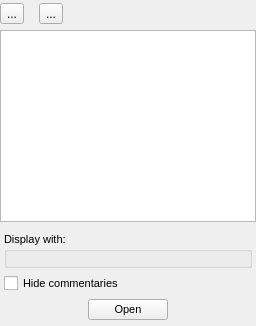
         <widget class="QWidget" name="booksTab">
          <property name="layoutDirection">
           <enum>Qt::LeftToRight</enum>
          </property>
          <attribute name="icon">
           <iconset resource="Orayta.qrc">
            <normaloff>:/Icons/bookcase.png</normaloff>:/Icons/bookcase.png</iconset>
          </attribute>
          <attribute name="title">
           <string>Books</string>
          </attribute>
          <layout class="QHBoxLayout" name="horizontalLayout_4">
           <property name="leftMargin">
            <number>0</number>
           </property>
           <property name="topMargin">
            <number>3</number>
           </property>
           <property name="rightMargin">
            <number>0</number>
           </property>
           <property name="bottomMargin">
            <number>0</number>
           </property>
           <item>
            <layout class="QVBoxLayout" name="verticalLayout" stretch="0,0,0">
             <property name="rightMargin">
              <number>0</number>
             </property>
             <item>
              <layout class="QHBoxLayout" name="horizontalLayout_2">
               <property name="spacing">
                <number>15</number>
               </property>
               <item>
                <widget class="QToolButton" name="addAllToSearchButton">
                 <property name="toolTip">
                  <string>Add all books to search</string>
                 </property>
                 <property name="text">
                  <string>...</string>
                 </property>
                 <property name="icon">
                  <iconset resource="Orayta.qrc">
                   <normaloff>:/Icons/doublegreenv.png</normaloff>:/Icons/doublegreenv.png</iconset>
                 </property>
                </widget>
               </item>
               <item>
                <widget class="QToolButton" name="removeAllFromSearchButton">
                 <property name="toolTip">
                  <string>Remove all books from search</string>
                 </property>
                 <property name="text">
                  <string>...</string>
                 </property>
                 <property name="icon">
                  <iconset resource="Orayta.qrc">
                   <normaloff>:/Icons/doublegreyv.png</normaloff>:/Icons/doublegreyv.png</iconset>
                 </property>
                </widget>
               </item>
               <item>
                <spacer name="horizontalSpacer_4">
                 <property name="orientation">
                  <enum>Qt::Horizontal</enum>
                 </property>
                 <property name="sizeHint" stdset="0">
                  <size>
                   <width>40</width>
                   <height>20</height>
                  </size>
                 </property>
                </spacer>
               </item>
              </layout>
             </item>
             <item>
              <widget class="QTreeWidget" name="treeWidget">
               <property name="sizePolicy">
                <sizepolicy hsizetype="Expanding" vsizetype="Expanding">
                 <horstretch>0</horstretch>
                 <verstretch>0</verstretch>
                </sizepolicy>
               </property>
               <property name="contextMenuPolicy">
                <enum>Qt::CustomContextMenu</enum>
               </property>
               <property name="layoutDirection">
                <enum>Qt::LeftToRight</enum>
               </property>
               <property name="autoFillBackground">
                <bool>false</bool>
               </property>
               <property name="frameShape">
                <enum>QFrame::StyledPanel</enum>
               </property>
               <property name="frameShadow">
                <enum>QFrame::Plain</enum>
               </property>
               <property name="horizontalScrollBarPolicy">
                <enum>Qt::ScrollBarAsNeeded</enum>
               </property>
               <property name="alternatingRowColors">
                <bool>false</bool>
               </property>
               <property name="rootIsDecorated">
                <bool>true</bool>
               </property>
               <property name="allColumnsShowFocus">
                <bool>false</bool>
               </property>
               <property name="columnCount">
                <number>1</number>
               </property>
               <attribute name="headerVisible">
                <bool>false</bool>
               </attribute>
               <attribute name="headerStretchLastSection">
                <bool>false</bool>
               </attribute>
               <column>
                <property name="text">
                 <string notr="true">1</string>
                </property>
               </column>
              </widget>
             </item>
             <item>
              <widget class="QFrame" name="mixedGroup">
               <property name="font">
                <font>
                 <pointsize>8</pointsize>
                </font>
               </property>
               <property name="layoutDirection">
                <enum>Qt::LeftToRight</enum>
               </property>
               <property name="frameShape">
                <enum>QFrame::NoFrame</enum>
               </property>
               <property name="frameShadow">
                <enum>QFrame::Plain</enum>
               </property>
               <layout class="QVBoxLayout" name="verticalLayout_8">
                <property name="leftMargin">
                 <number>4</number>
                </property>
                <property name="topMargin">
                 <number>4</number>
                </property>
                <property name="rightMargin">
                 <number>4</number>
                </property>
                <property name="bottomMargin">
                 <number>6</number>
                </property>
                <item>
                 <widget class="QGroupBox" name="mixedFrame">
                  <property name="layoutDirection">
                   <enum>Qt::LeftToRight</enum>
                  </property>
                  <property name="title">
                   <string>Display with:</string>
                  </property>
                  <layout class="QVBoxLayout" name="verticalLayout_10">
                   <property name="margin">
                    <number>0</number>
                   </property>
                   <item>
                    <layout class="QVBoxLayout" name="verticalLayout_11">
                     <property name="topMargin">
                      <number>14</number>
                     </property>
                    </layout>
                   </item>
                  </layout>
                 </widget>
                </item>
                <item>
                 <widget class="QCheckBox" name="showaloneCBX">
                  <property name="text">
                   <string>Hide commentaries</string>
                  </property>
                 </widget>
                </item>
                <item>
                 <layout class="QHBoxLayout" name="horizontalLayout_8">
                  <item>
                   <spacer name="horizontalSpacer_9">
                    <property name="orientation">
                     <enum>Qt::Horizontal</enum>
                    </property>
                    <property name="sizeHint" stdset="0">
                     <size>
                      <width>40</width>
                      <height>20</height>
                     </size>
                    </property>
                   </spacer>
                  </item>
                  <item>
                   <widget class="QPushButton" name="openMixed">
                    <property name="text">
                     <string>Open</string>
                    </property>
                   </widget>
                  </item>
                  <item>
                   <spacer name="horizontalSpacer_8">
                    <property name="orientation">
                     <enum>Qt::Horizontal</enum>
                    </property>
                    <property name="sizeHint" stdset="0">
                     <size>
                      <width>40</width>
                      <height>20</height>
                     </size>
                    </property>
                   </spacer>
                  </item>
                 </layout>
                </item>
               </layout>
              </widget>
             </item>
            </layout>
           </item>
          </layout>
         </widget>
